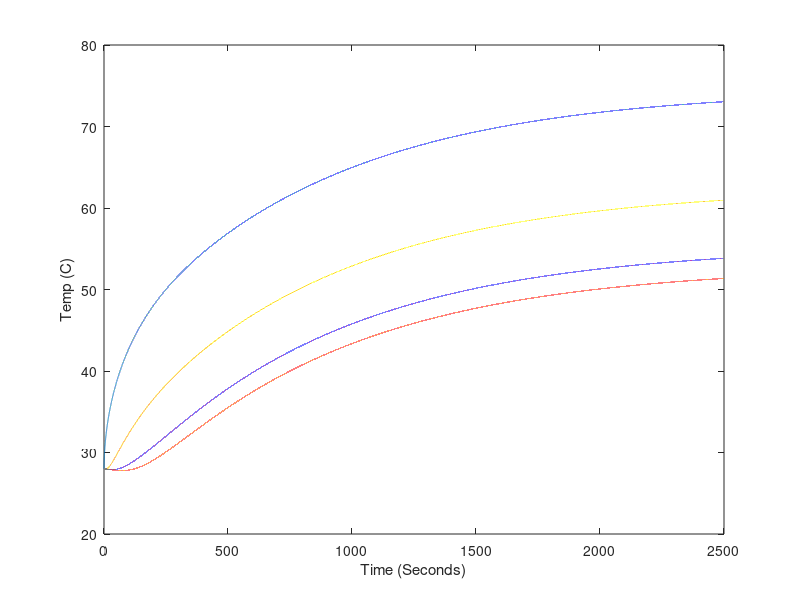

MATLAB code to generate this figure: (Note: this script raises an error after producing the figure.)
%Number of steps
Nx = 60; %Number of steps in length
Nt = 100000; %Number of steps in time
t0 = 0; %Start time (s)
tf = 2500; %End time (s)
x0 = 0; %Start length (m)
xf = 0.3; %End length (m)

%Constants
kc = 13.5; %Convection coefficient of horizontal Al rod (W/(m^2K))
k = 180; %Constant of conductivity of Al (W/(mK))
a = 0.011; %Radius of the rod (m)
e = .21; %Emmisivity of sandblasted Al rod
SBc = 5.67e-8; %Stefan-Boltzmann constant (W/(m^2K^4))
Tamb = 298; %Ambient temperature (K)
Cp = 860; %Specific heat capacity of Al (J/(K kg))
rho = 2.7e3; %Density of Al (kg/m^3)

%Calculated numbers
dx = (xf - x0)/(Nx);
dt = (tf - t0)/(Nt);
dT_convec = @(Tx) (kc*2*(Tx-Tamb)*dt)/(Cp*rho*a); %Temperature change due to convection (K)
dT_rad = @(Tx) (e*SBc*2*(Tx.^4-Tamb^4)*dt)/(Cp*rho*a); %Temperature change due to radiation (K)
dT_convec_end = @(Tx) (kc*(Tx-Tamb)*dt)/(Cp*rho*dx);
dT_rad_end = @(Tx) (e*SBc*(Tx.^4-Tamb^4)*dt)/(Cp*rho*dx);
dT = @(P) (P * dt)/(Cp * pi*a^2*dx*rho); %Temperature change in chunk (K)

%==============
%= Simulation =
%==============

%Constants
Pinl = 12; %Power into the left side of the rod (W)

%Storage
T = zeros(Nx, Nt); %Array o temp over time, indices are (x,t)

%initial
T(:,1) = ones(Nx,1)*(273+28); %Set all temperatures to Tamb

for time = 1:Nt-1
    %power in to rod
    T(1,time+1)=T(1,time)+dT(Pinl);
    
    %temperature changes due to conduction
    %along rod
    T(2:Nx-1,time+1)=T(2:Nx-1,time)+(k/(Cp*rho))*((T(3:Nx,time)-2*T(2:Nx-1,time)+T(1:Nx-2,time))./dx^2)*dt;
    T(1,time+1) = T(1,time+1)+((k/(Cp*rho))*(T(2,time)-T(1,time+1))./dx^2)*dt;
    T(Nx,time+1) = T(Nx,time)-((k/(Cp*rho))*(T(Nx,time)-T(Nx-1,time))./dx^2)*dt;
    
    %temperature changes due to loss in convection and radiation
    %along rod
    T(1:Nx,time+1)=T(1:Nx,time+1) - dT_convec(T(1:Nx,time+1)) - dT_rad(T(1:Nx,time+1));
    
    %at cold and hot end of rod
    T(Nx,time+1)=T(Nx,time+1) - dT_convec_end(T(Nx,time+1)) - dT_rad_end(T(Nx,time+1));
end

timeSim = linspace(0,tf,Nt);

% for position = 1:Nx
%     plot(timeSim,(T(position,:)-273));
%     hold on;
% end

plot(timeSim,(T(1,:)-273));
hold on
plot(timeSim,(T(Nx,:)-273));
% plot(timeSim,(T(floor(Nx/3),:)-273));
% plot(timeSim,(T(floor(2*Nx/3),:)-273));
plot(timeSim,(T(20,:)-273))
plot(timeSim,(T(40,:)-273));

xlabel('Time (Seconds)');
ylabel('Temp (C)');

timeDATA = timeDATA(1:size(T1, 2));
plot(timeDATA, T0, 'c', timeDATA, T1, 'y', timeDATA, T2, 'g', timeDATA, T3, 'r', timeDATA, T4, 'm')

hold off
